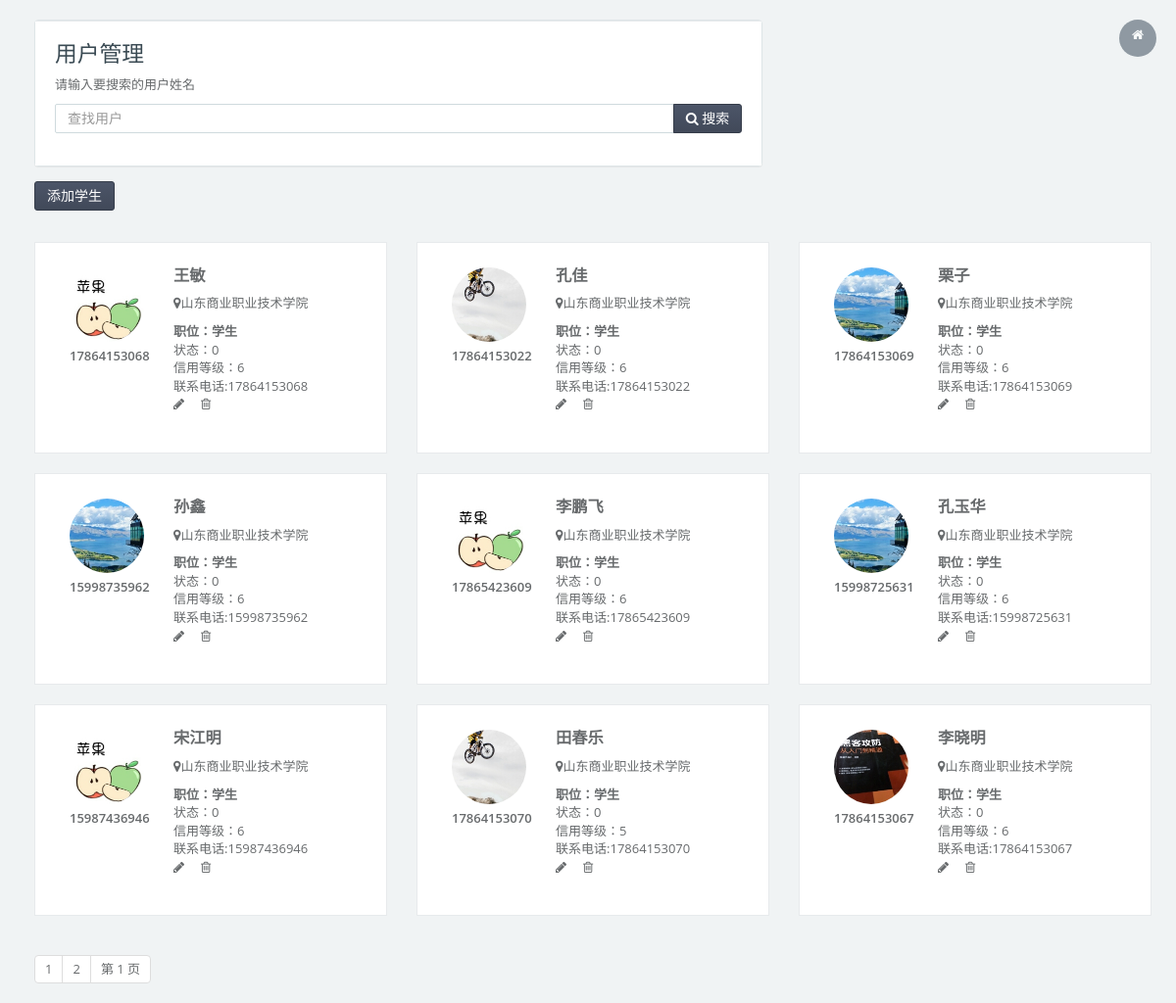
/Repair/repairsWeb/client_basic.php, run on the app's committed database.
### tables this page shows
CREATE TABLE `customer` (
  `id` int(11) NOT NULL AUTO_INCREMENT,
  `name` text,
  `password` text,
  `phone` text,
  `school` text,
  `job` text,
  `prestige` int(11) DEFAULT '6',
  `picture` text,
  `state` int(11) DEFAULT '0',
  PRIMARY KEY (`id`)
);

### Repair/repairsWeb/client_basic.php (the view, shortened to what this page needs)
<!DOCTYPE HTML PUBLIC "-//W3C//DTD HTML 4.01 Transitional//EN">
<html>
<head>
<link href="css/bootstrap.min.css?v=3.3.6" rel="stylesheet">
<link href="css/font-awesome.css?v=4.4.0" rel="stylesheet">
<link href="css/animate.css" rel="stylesheet">
<link href="css/style.css?v=4.1.0" rel="stylesheet">
<link rel="stylesheet" href="lib/font-awesome/css/font-awesome.css">
<link rel="stylesheet" type="text/css" href="stylesheets/theme.css">
</head>
<body class="gray-bg">
<div class="wrapper wrapper-content  animated fadeInRight">
  <div class="col-sm-8">
    <div class="ibox">
      <div class="ibox-content">
        <h2>用户管理</h2>
        <p> 请输入要搜索的用户姓名 </p>
        <form action="client_basicV2.php" method="post">
          <div class="input-group">
            <input type="text" name="lod" class="input form-control" size="100" placeholder="查找用户">
            <span class="input-group-btn">
            <button type="submit" class="btn btn btn-primary"> <i class="fa fa-search"></i> 搜索</button>
            </span> </div>
        </form>
      </div>
    </div>
  </div>
</div>
<div id="cent">
  <div class="btn-toolbar list-toolbar"> <button class="btn btn-primary" onclick="javascript:window.location.href='expand/user_add.php';"
      <i class="fa fa-plus"></i> 添加学生
    </button>
  </div>
  <br/>
  <div class="row">
    <?php
    function ShowTable(){
       	include "tool/conn.php";
	 $sql="select * from customer";
        $rows=mysql_affected_rows($conn);
		$pagesize=9;
		  if($rows%$pagesize==0)
		   {
		    $totalpages=(int)($rows/$pagesize);
			}
			else {
			  $totalpages=(int)($rows/$pagesize)+1;
			   }
			    if(isset($_GET['page']))
			    {
				 $p=(int)$_GET['page'];
				 } else
				 {  $p=1; }
				  $start=$pagesize*($p-1);
				  $queryj=mysql_query("$sql limit $start,$pagesize");
        while($row=mysql_fetch_array($queryj)){
        echo "
            <div class='col-sm-4'>
                <div class='contact-box'>
                    <a href='profile.html'>
                        <div class='col-sm-4'>
                            <div class='text-center'>
                                <img alt='image' class='img-circle m-t-xs img-responsive' src='".$row['picture']."'>
                             <div class='m-t-xs font-bold'>".$row['phone']."
							 </div>
                            </div>
                        </div>
                        <div class='col-sm-8'>
                            <h3><strong>".$row['name']."</strong></h3>
                            <p><i class='fa fa-map-marker'></i>".$row['school']."</p>
                            <address>
                            <strong>职位：".$row['job']."</strong><br>
                            状态：".$row['state']."
                            <br>
                            信用等级：".$row['prestige']."<br>
                            <abbr >联系电话:</abbr>".$row['phone']."
							<br />";
							$id=$row[0];
							echo "<a href='expand/user_update.php?id=$id'><i class='fa fa-pencil'></i></a>&nbsp;&nbsp;&nbsp;&nbsp;
			<a href='expand/script/user_delete.php?id=$id' role='button' data-toggle='modal'><i class='fa fa-trash-o'></i></a>";
                        echo "</address>
                        </div>
                        <div class='clearfix'></div>
                    </a>
                </div>
            </div>";
		}
		 echo "</div>";
		echo "<ul class='pagination'>";
		if($totalpages>1){
		for($x=1;$x<= $totalpages;$x++){
				echo "<li><a href='?page=$x'>$x</a></li>";
					}
		echo "<li><a href='?page=$x'>第 $p 页</a></li>";
		echo "</ul>";
		}
	}
                            ShowTable();
?>
</div>
</body>
</html>

### Repair/repairsWeb/stylesheets/theme.css (style rules this page uses)
body { background: #fafafa; background-color:#FFF; background-position: initial initial; background-repeat: initial initial; margin: 0px; padding: 0px; }
body, h1, h2, h3, h4, h5, h6, p, a, .h1, .h2, .h3, .h4, .h5, .h6 { font-family: 'Open Sans', helvetica, arial, sans-serif; }
h2 { font-size: 1.75em; color: #3a4a53; }
h3 { font-size: 1.25em; }
.btn-toolbar.list-toolbar { margin-bottom: 1em; }
.btn { -webkit-border-radius: 3px; -moz-border-radius: 3px; border-radius: 3px; }
.btn-primary { background-color: #414959; background-image: -webkit-gradient(linear, 0 0, 0 100%, from(#4c5568), to(#414959)); border: 1px solid #363d4a; font-weight: normal; }

### Repair/repairsWeb/client_basic.php (style rules this page uses)
#cent { width: 95%; height: 800px; position: absolute; left: 35px; top: 185px; }

### data on the page
customer: picture (picture), phone "17864153068", name "王敏", school "山东商业职业技术学院", job "学生", state "0", prestige "6"
customer: picture (picture), phone "17864153022", name "孔佳", school "山东商业职业技术学院", job "学生", state "0", prestige "6"
customer: picture (picture), phone "17864153069", name "栗子", school "山东商业职业技术学院", job "学生", state "0", prestige "6"
customer: picture (picture), phone "15998735962", name "孙鑫", school "山东商业职业技术学院", job "学生", state "0", prestige "6"
customer: picture (picture), phone "17865423609", name "李鹏飞", school "山东商业职业技术学院", job "学生", state "0", prestige "6"
customer: picture (picture), phone "15998725631", name "孔玉华", school "山东商业职业技术学院", job "学生", state "0", prestige "6"
customer: picture (picture), phone "15987436946", name "宋江明", school "山东商业职业技术学院", job "学生", state "0", prestige "6"
customer: picture (picture), phone "17864153070", name "田春乐", school "山东商业职业技术学院", job "学生", state "0", prestige "5"
customer: picture (picture), phone "17864153067", name "李晓明", school "山东商业职业技术学院", job "学生", state "0", prestige "6"

### other printed values
$p "1"
